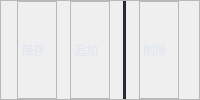
               <widget class="QFrame" name="frame_50">
                <property name="minimumSize">
                 <size>
                  <width>200</width>
                  <height>50</height>
                 </size>
                </property>
                <property name="maximumSize">
                 <size>
                  <width>200</width>
                  <height>16777215</height>
                 </size>
                </property>
                <property name="styleSheet">
                 <string notr="true"/>
                </property>
                <property name="frameShape">
                 <enum>QFrame::StyledPanel</enum>
                </property>
                <property name="frameShadow">
                 <enum>QFrame::Raised</enum>
                </property>
                <layout class="QGridLayout" name="gridLayout_39">
                 <property name="leftMargin">
                  <number>9</number>
                 </property>
                 <property name="topMargin">
                  <number>0</number>
                 </property>
                 <property name="rightMargin">
                  <number>9</number>
                 </property>
                 <property name="bottomMargin">
                  <number>0</number>
                 </property>
                 <item row="0" column="1">
                  <widget class="QFrame" name="frame_56">
                   <property name="minimumSize">
                    <size>
                     <width>40</width>
                     <height>0</height>
                    </size>
                   </property>
                   <property name="maximumSize">
                    <size>
                     <width>40</width>
                     <height>16777215</height>
                    </size>
                   </property>
                   <property name="frameShape">
                    <enum>QFrame::StyledPanel</enum>
                   </property>
                   <property name="frameShadow">
                    <enum>QFrame::Raised</enum>
                   </property>
                   <layout class="QVBoxLayout" name="verticalLayout_15">
                    <property name="spacing">
                     <number>0</number>
                    </property>
                    <property name="leftMargin">
                     <number>0</number>
                    </property>
                    <property name="topMargin">
                     <number>0</number>
                    </property>
                    <property name="rightMargin">
                     <number>0</number>
                    </property>
                    <property name="bottomMargin">
                     <number>0</number>
                    </property>
                    <item>
                     <widget class="QLabel" name="label_46">
                      <property name="styleSheet">
                       <string notr="true">font: 13px &quot;游ゴシック&quot;;
color: rgb(225, 230, 241);
padding-right:5px;</string>
                      </property>
                      <property name="text">
                       <string>追加</string>
                      </property>
                     </widget>
                    </item>
                   </layout>
                  </widget>
                 </item>
                 <item row="0" column="3">
                  <widget class="QFrame" name="frame_54">
                   <property name="minimumSize">
                    <size>
                     <width>40</width>
                     <height>0</height>
                    </size>
                   </property>
                   <property name="maximumSize">
                    <size>
                     <width>40</width>
                     <height>16777215</height>
                    </size>
                   </property>
                   <property name="frameShape">
                    <enum>QFrame::StyledPanel</enum>
                   </property>
                   <property name="frameShadow">
                    <enum>QFrame::Raised</enum>
                   </property>
                   <layout class="QVBoxLayout" name="verticalLayout_14">
                    <property name="spacing">
                     <number>0</number>
                    </property>
                    <property name="leftMargin">
                     <number>0</number>
                    </property>
                    <property name="topMargin">
                     <number>0</number>
                    </property>
                    <property name="rightMargin">
                     <number>0</number>
                    </property>
                    <property name="bottomMargin">
                     <number>0</number>
                    </property>
                    <item>
                     <widget class="QLabel" name="label_15">
                      <property name="styleSheet">
                       <string notr="true">font: 13px &quot;游ゴシック&quot;;
color: rgb(225, 230, 241);
padding-right:5px;</string>
                      </property>
                      <property name="text">
                       <string>削除</string>
                      </property>
                     </widget>
                    </item>
                   </layout>
                  </widget>
                 </item>
                 <item row="0" column="0">
                  <widget class="QFrame" name="frame_52">
                   <property name="minimumSize">
                    <size>
                     <width>40</width>
                     <height>0</height>
                    </size>
                   </property>
                   <property name="maximumSize">
                    <size>
                     <width>40</width>
                     <height>16777215</height>
                    </size>
                   </property>
                   <property name="frameShape">
                    <enum>QFrame::StyledPanel</enum>
                   </property>
                   <property name="frameShadow">
                    <enum>QFrame::Raised</enum>
                   </property>
                   <layout class="QVBoxLayout" name="verticalLayout_16">
                    <property name="spacing">
                     <number>0</number>
                    </property>
                    <property name="leftMargin">
                     <number>0</number>
                    </property>
                    <property name="topMargin">
                     <number>0</number>
                    </property>
                    <property name="rightMargin">
                     <number>0</number>
                    </property>
                    <property name="bottomMargin">
                     <number>0</number>
                    </property>
                    <item>
                     <widget class="QLabel" name="label_47">
                      <property name="styleSheet">
                       <string notr="true">font: 13px &quot;游ゴシック&quot;;
color: rgb(225, 230, 241);
padding-right:5px;</string>
                      </property>
                      <property name="text">
                       <string>保存</string>
                      </property>
                     </widget>
                    </item>
                   </layout>
                  </widget>
                 </item>
                 <item row="0" column="2">
                  <widget class="QFrame" name="frame_53">
                   <property name="minimumSize">
                    <size>
                     <width>3</width>
                     <height>0</height>
                    </size>
                   </property>
                   <property name="maximumSize">
                    <size>
                     <width>3</width>
                     <height>16777215</height>
                    </size>
                   </property>
                   <property name="styleSheet">
                    <string notr="true">background-color: rgb(44, 49, 60);
border-color: rgb(44, 49, 60);</string>
                   </property>
                   <property name="frameShape">
                    <enum>QFrame::StyledPanel</enum>
                   </property>
                   <property name="frameShadow">
                    <enum>QFrame::Raised</enum>
                   </property>
                  </widget>
                 </item>
                </layout>
               </widget>
